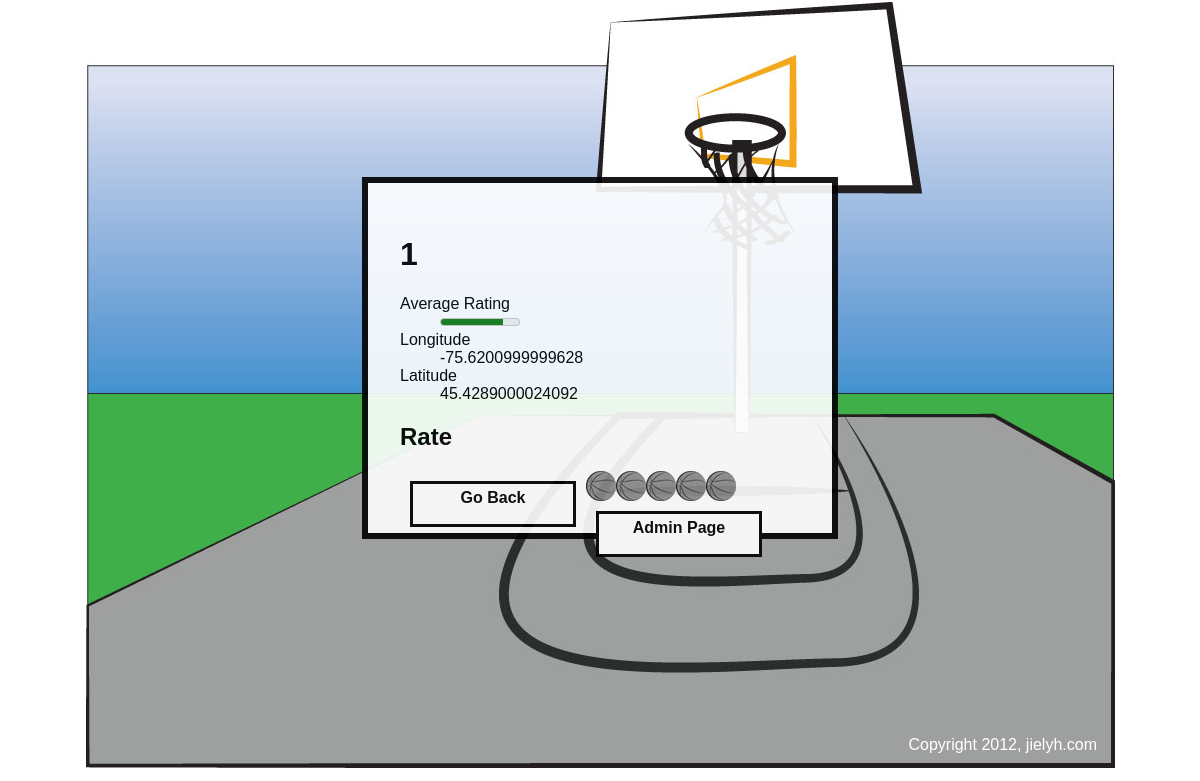
Page /single.php?id=1 on the earlier database version.
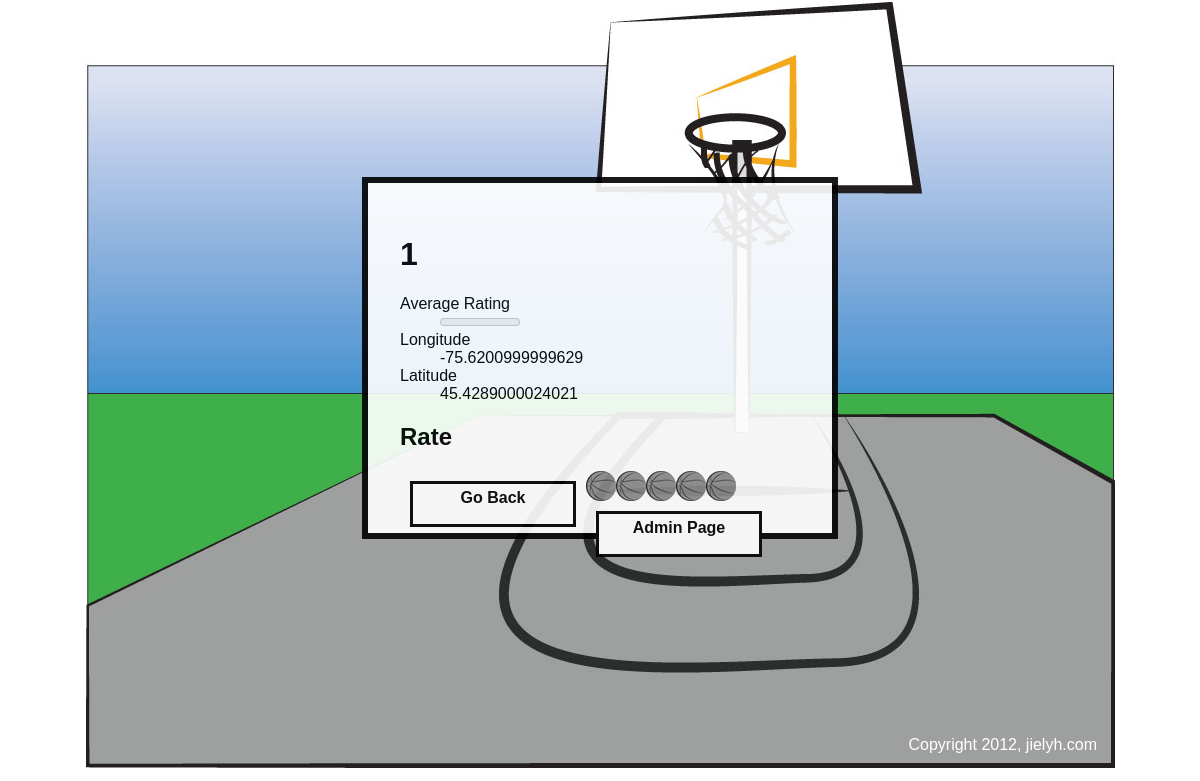
Same page on the later database version.
### tables this page shows
CREATE TABLE IF NOT EXISTS `open_data_app` (
  `id` int(255) NOT NULL AUTO_INCREMENT,
  `name` varchar(200) NOT NULL,
  `address` varchar(200) NOT NULL,
  `longitude` double NOT NULL,
  `latitude` double NOT NULL,
  `rate_count` int(11) NOT NULL,
  `rate_total` int(11) NOT NULL,
  PRIMARY KEY (`id`)
);

### www/single.php (the view, shortened to what this page needs)
<?php
$id = filter_input(INPUT_GET, 'id', FILTER_SANITIZE_NUMBER_INT);
require_once 'includes/db.php';
$sql = $db->prepare('
	SELECT id, longitude, latitude, rate_count, rate_total
	FROM open_data_app
	WHERE id = :id
');
$sql->bindValue(':id', $id, PDO::PARAM_INT);
$sql->execute();
$results = $sql->fetch();
if ($results['rate_count'] > 0) {
	$rating = round($results['rate_total'] / $results['rate_count']);
} else {
	$rating = 0;
}
$cookie = get_rate_cookie();
?><!DOCTYPE HTML>
<html>
<head>
    <link href="css/public.css" rel="stylesheet">
</head>
<body>
	<div class="insingle">
        <h1><?php echo $results['id']; ?></h1>
        <dl>
		<dt>Average Rating</dt><dd><meter value="<?php echo $rating; ?>" min="0" max="5"><?php echo $rating; ?> out of 5</meter></dd>
		<dt>Longitude</dt><dd><?php echo $results['longitude']; ?></dd>
		<dt>Latitude</dt><dd><?php echo $results['latitude']; ?></dd>
	</dl>
	<?php if (isset($cookie[$id])) : ?>
	<h2>Your rating</h2>
	<ol class="rater rater-usable">
		<?php for ($i = 1; $i <= 5; $i++) : ?>
			<?php $class = ($i <= $cookie[$id]) ? 'is-rated' : ''; ?>
			<li class="rater-level <?php echo $class; ?>"></li>
		<?php endfor; ?>
	</ol>
	<?php else : ?>
	<h2>Rate</h2>
	<ol class="rater rater-usable">
		<?php for ($i = 1; $i <= 5; $i++) : ?>
		<li class="rater-level"><a href="rate.php?id=<?php echo $results['id']; ?>&rate=<?php echo $i; ?>"></a></li>
		<?php endfor; ?>
	</ol>
    <?php endif; ?>
        <div class="login buttons-css">
        	<a href="index.php">Go Back</a>
    	</div>
        <div class="login buttons-css">
        	<a href="admin/index.php">Admin Page</a>
    	</div>
    </div>
    <footer>Copyright 2012, jielyh.com</footer>
</body>
</html>

### www/css/public.css (style rules this page uses)
body { width: 1024px; height: 768px; margin: 0 auto; padding: 1px; font-family:Tahoma, Geneva, sans-serif; background:url(../images/background.jpg) no-repeat center center; position:relative; }
.buttons-css { margin: 10px;; padding:5px; border: 3px solid #000; width: 150px; height: 30px; background-color: #FFF; text-align:center; font-weight:bold; }
.buttons-css a { color: #000; text-decoration: none; }
.rater { display: inline-block; margin: 0; padding: 0; vertical-align: middle; list-style-type: none; line-height: 1; }
.rater-level { float: left; height:30px; width: 30px; background:url(../images/rate1.png) no-repeat; color: #666; }
.rater-level a, .rater-level a:link, .rater-level a:visited { color: #666; text-decoration: none; display: inline-block; width: 30px; height: 30px; }
.login { float: left; }
.insingle { border: 6px solid #000; background-color:#FFFFFF; padding: 2em; opacity: 0.9; width: 400px; margin: 0 auto; margin-top: 11em; }
footer { position: absolute; bottom: 1em; right: 1em; color: #FFF; }

Differences in the rows shown:
changed open_data_app id 1: rate_total 4 → 0 (drawn); longitude "-75.6200999999628" → "-75.6200999999629"; latitude "45.4289000024092" → "45.4289000024021"
